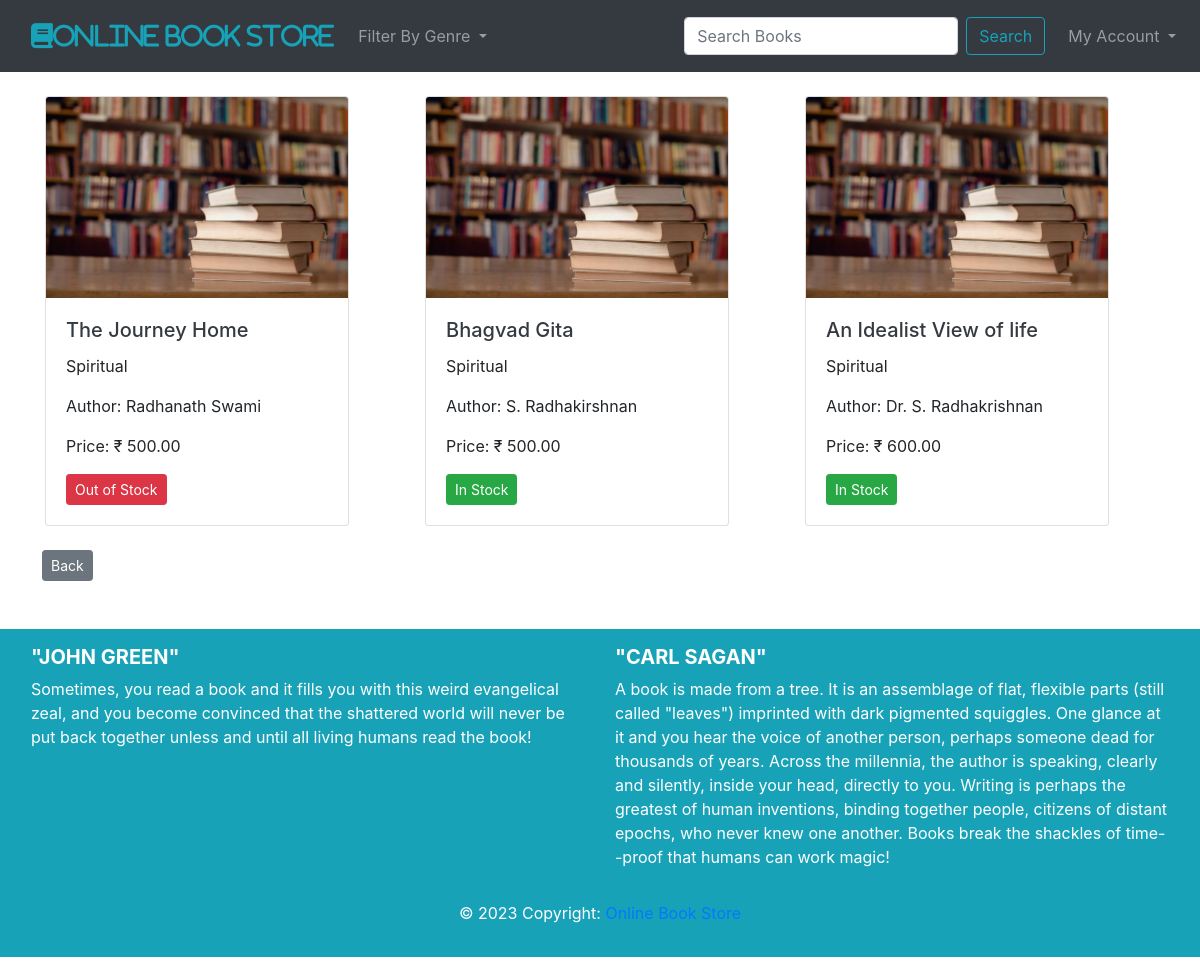
The page /filterbygenre/Spiritual on the database as committed earlier.
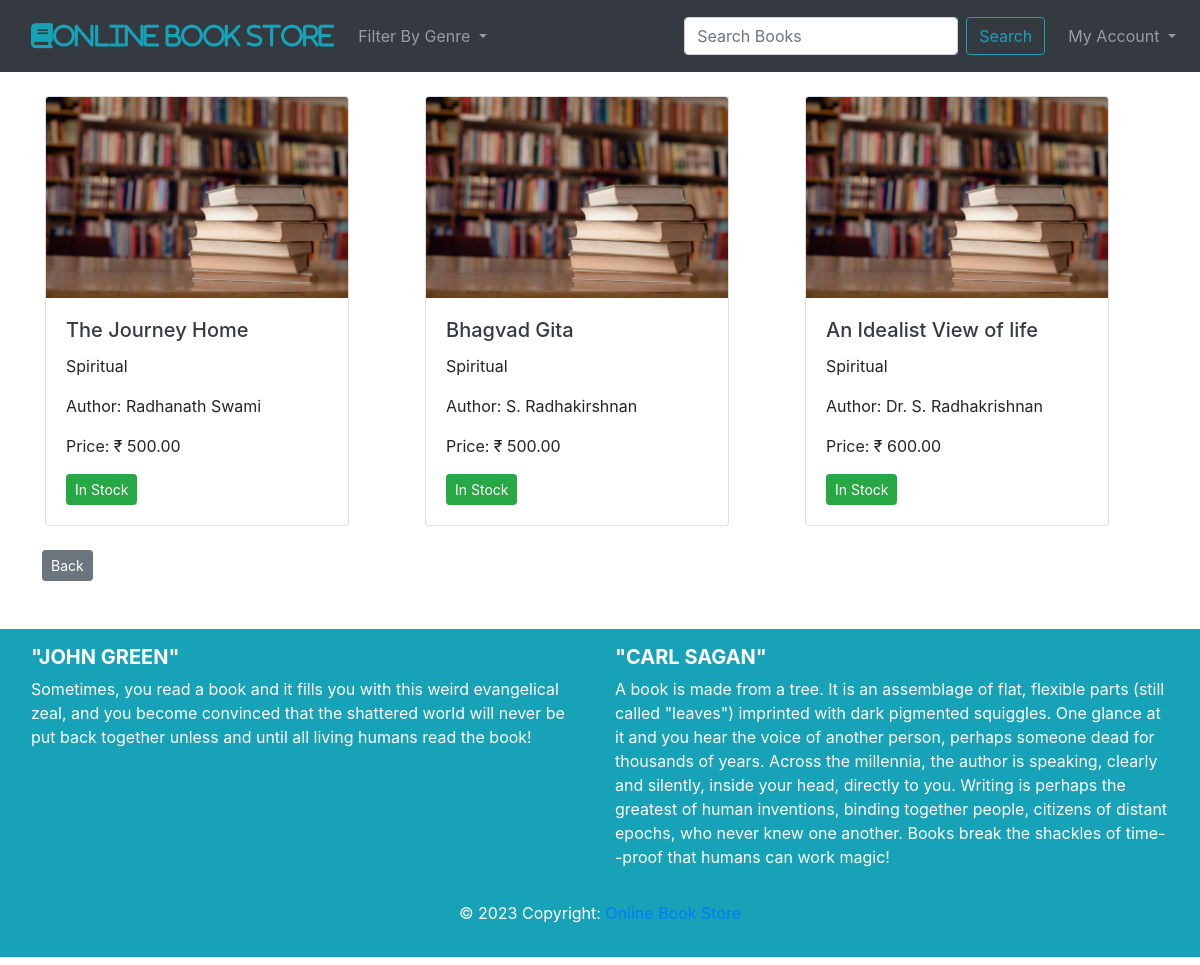
The same page on the database as committed later.
### cart/models.py (models this page shows, shortened)
class Book(models.Model):
    title = models.CharField(max_length=255)
    author = models.CharField(max_length=255)
    genre = models.CharField(max_length=255)
    price = models.DecimalField(max_digits=10,decimal_places=2)
    available_quantity = models.PositiveIntegerField()
    image = models.ImageField(upload_to='images/', height_field=None, width_field=None, max_length=None,blank=True,null = True)
    created_on = models.DateTimeField(auto_now_add=True, blank=True, null=True)
    updated_on = models.DateTimeField(auto_now=True, blank=True, null=True)

### cart/views.py (the view)
# urls.py: path('filterbygenre/<str:category>',views.filterbooks,name='filterbygenre'),
def filterbooks(request,category):
	book_category = Book.objects.filter(genre=category)
	genre = Book.objects.values('genre').distinct()
	return render(request, 'filter.html', context={'book_category':book_category,'genre':genre})

### cart/templates/filter.html (shortened to what this page needs)
{% extends 'base.html' %}
{% block content %}
{% load static %}
{% if book_category %}
<div class="container mt-4">
    <div class="row">
        {% for book in book_category %}
        <div class="col-md-4 mb-4">
            <div class="card product-card" style="width: 19rem;">
                <img class="card-img-top" src="{% static 'images/book.jpg' %}" class="card-img-top" alt="{{ book.title }}"/>
                <div class="card-body">
                    <a href="{% url 'bookview' book.id %}"class="text-dark" >
                    <h5 class="card-title">{{ book.title }}</h5></a>
                    <p class="card-text">{{ book.genre}}</p>
                    <p class="card-text">Author: {{ book.author }}</p>
                    <p class="card-text">Price: &#8377; {{ book.price }}</p>
                    {% if book.available_quantity > 0 %}
                        <span  class="btn btn-sm btn-success text-white">In Stock</span>
                    {% else %}
                        <span class="btn btn-sm btn-danger text-white">Out of Stock</span>
                    {% endif %}
                </div>
            </div>
        </div>
        {% endfor %}
        <a href="{% url 'home' %}"><button type="button" class="btn btn-sm btn-secondary">Back</button></a>
    </div>
</div>
{% else %}
    <div class="my-4">
        <strong class="text-danger my-4"><H3>Sorry no books available. </H3></strong>
    </div>
{% endif %}
{% endblock %}

Rows that differ between the two databases and show on the page:
changed Book "The Journey Home": available_quantity "Out of Stock" → "In Stock"
